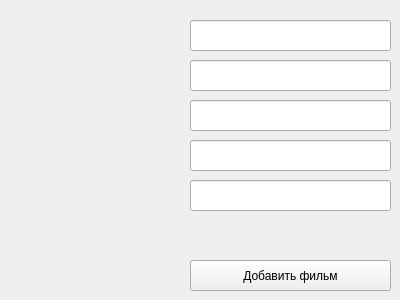
<?xml version="1.0" encoding="UTF-8"?>
<ui version="4.0">
 <class>addFilm</class>
 <widget class="QWidget" name="addFilm">
  <property name="geometry">
   <rect>
    <x>0</x>
    <y>0</y>
    <width>400</width>
    <height>300</height>
   </rect>
  </property>
  <property name="windowTitle">
   <string>Form</string>
  </property>
  <widget class="QLineEdit" name="leCountry">
   <property name="geometry">
    <rect>
     <x>190</x>
     <y>100</y>
     <width>201</width>
     <height>31</height>
    </rect>
   </property>
  </widget>
  <widget class="QLineEdit" name="leLength">
   <property name="geometry">
    <rect>
     <x>190</x>
     <y>60</y>
     <width>201</width>
     <height>31</height>
    </rect>
   </property>
  </widget>
  <widget class="QLineEdit" name="leDirector">
   <property name="geometry">
    <rect>
     <x>190</x>
     <y>140</y>
     <width>201</width>
     <height>31</height>
    </rect>
   </property>
  </widget>
  <widget class="QLineEdit" name="leName">
   <property name="geometry">
    <rect>
     <x>190</x>
     <y>20</y>
     <width>201</width>
     <height>31</height>
    </rect>
   </property>
  </widget>
  <widget class="QLineEdit" name="leYear">
   <property name="geometry">
    <rect>
     <x>190</x>
     <y>180</y>
     <width>201</width>
     <height>31</height>
    </rect>
   </property>
  </widget>
  <widget class="QPushButton" name="pbInsert">
   <property name="geometry">
    <rect>
     <x>190</x>
     <y>260</y>
     <width>201</width>
     <height>31</height>
    </rect>
   </property>
   <property name="text">
    <string>Добавить фильм</string>
   </property>
  </widget>
 </widget>
 <resources/>
 <connections/>
</ui>
